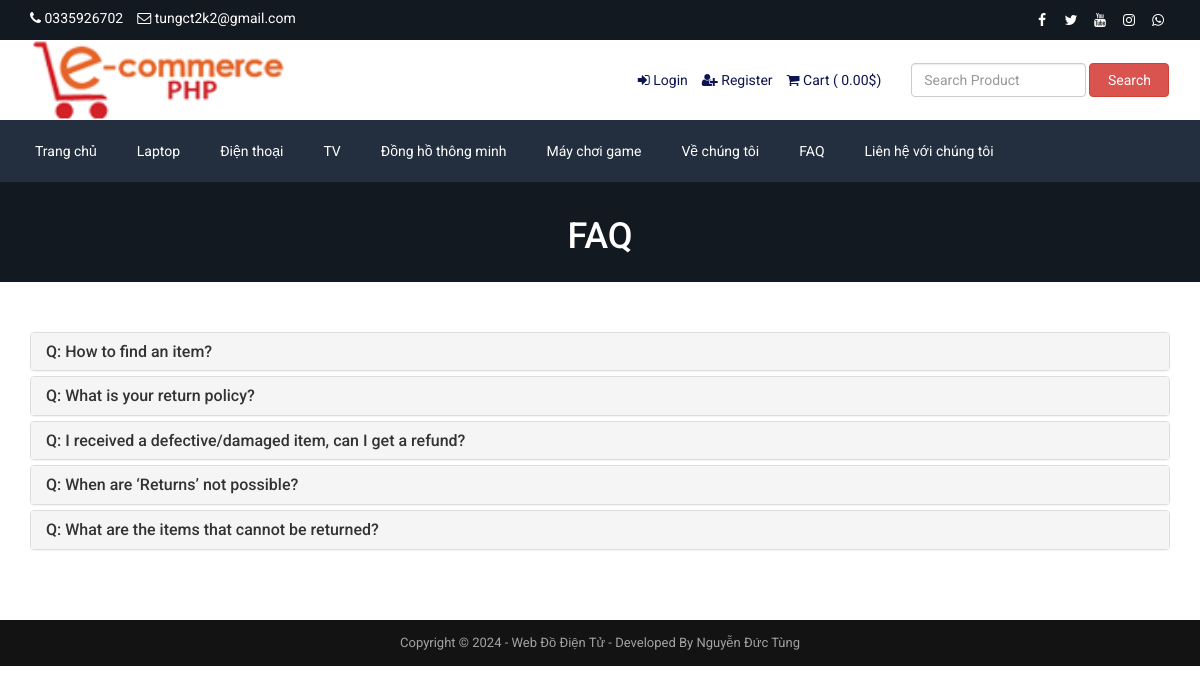
/faq.php (signed in), run on an earlier commit of the app's database.
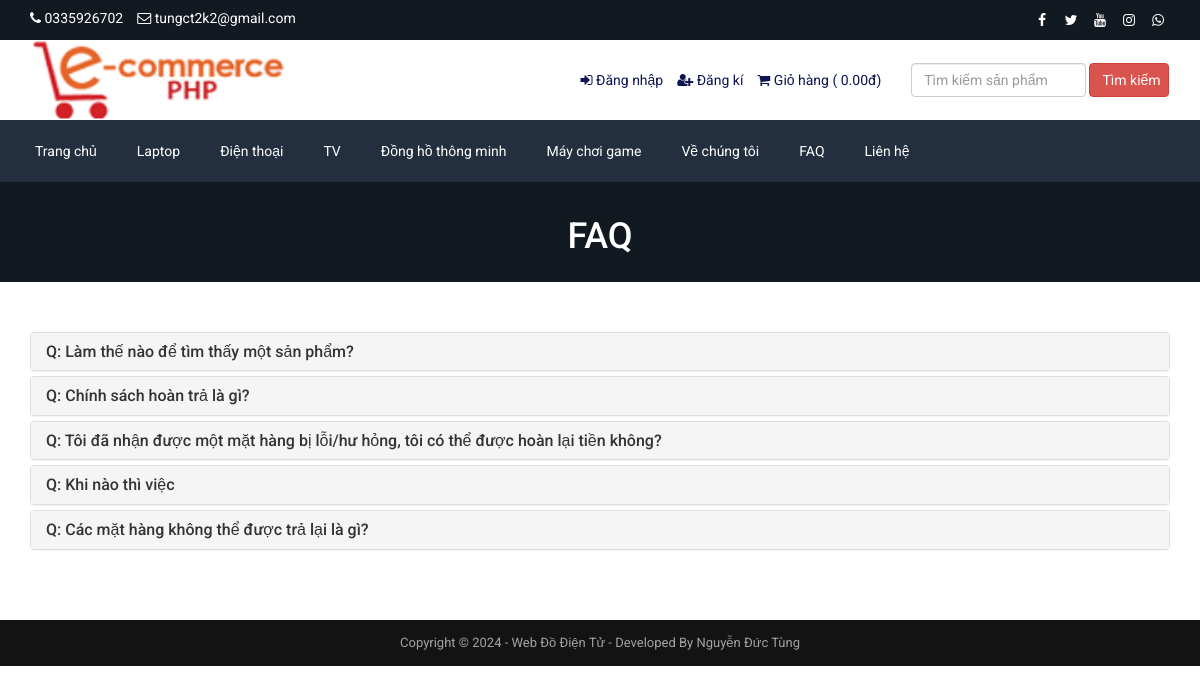
And on a later commit of the database.
### tables this page shows
CREATE TABLE `tbl_settings` (
  `id` int(11) NOT NULL,
  `logo` varchar(255) NOT NULL,
  `favicon` varchar(255) NOT NULL,
  `footer_about` text NOT NULL,
  `footer_copyright` text NOT NULL,
  `contact_address` text NOT NULL,
  `contact_email` varchar(255) NOT NULL,
  `contact_phone` varchar(255) NOT NULL,
  `contact_fax` varchar(255) NOT NULL,
  `contact_map_iframe` text NOT NULL,
  `receive_email` varchar(255) NOT NULL,
  `receive_email_subject` varchar(255) NOT NULL,
  `receive_email_thank_you_message` text NOT NULL,
  `forget_password_message` text NOT NULL,
  `total_recent_post_footer` int(10) NOT NULL,
  `total_popular_post_footer` int(10) NOT NULL,
  `total_recent_post_sidebar` int(11) NOT NULL,
  `total_popular_post_sidebar` int(11) NOT NULL,
  `total_featured_product_home` int(11) NOT NULL,
  `total_latest_product_home` int(11) NOT NULL,
  `total_popular_product_home` int(11) NOT NULL,
  `meta_title_home` text NOT NULL,
  `meta_keyword_home` text NOT NULL,
  `meta_description_home` text NOT NULL,
  `banner_login` varchar(255) NOT NULL,
  `banner_registration` varchar(255) NOT NULL,
  `banner_forget_password` varchar(255) NOT NULL,
  `banner_reset_password` varchar(255) NOT NULL,
  `banner_search` varchar(255) NOT NULL,
  `banner_cart` varchar(255) NOT NULL,
  `banner_checkout` varchar(255) NOT NULL,
  `banner_product_category` varchar(255) NOT NULL,
  `banner_blog` varchar(255) NOT NULL,
  `cta_title` varchar(255) NOT NULL,
  `cta_content` text NOT NULL,
  `cta_read_more_text` varchar(255) NOT NULL,
  `cta_read_more_url` varchar(255) NOT NULL,
  `cta_photo` varchar(255) NOT NULL,
  `featured_product_title` varchar(255) NOT NULL,
  `featured_product_subtitle` varchar(255) NOT NULL,
  `latest_product_title` varchar(255) NOT NULL,
  `latest_product_subtitle` varchar(255) NOT NULL,
  `popular_product_title` varchar(255) NOT NULL,
  `popular_product_subtitle` varchar(255) NOT NULL,
  `testimonial_title` varchar(255) NOT NULL,
  `testimonial_subtitle` varchar(255) NOT NULL,
  `testimonial_photo` varchar(255) NOT NULL,
  `blog_title` varchar(255) NOT NULL,
  `blog_subtitle` varchar(255) NOT NULL,
  `newsletter_text` text NOT NULL,
  `paypal_email` varchar(255) NOT NULL,
  `stripe_public_key` varchar(255) NOT NULL,
  `stripe_secret_key` varchar(255) NOT NULL,
  `bank_detail` text NOT NULL,
  `before_head` text NOT NULL,
  `after_body` text NOT NULL,
  `before_body` text NOT NULL,
  `home_service_on_off` int(11) NOT NULL,
  `home_welcome_on_off` int(11) NOT NULL,
  `home_featured_product_on_off` int(11) NOT NULL,
  `home_latest_product_on_off` int(11) NOT NULL,
  `home_popular_product_on_off` int(11) NOT NULL,
  `home_testimonial_on_off` int(11) NOT NULL,
  `home_blog_on_off` int(11) NOT NULL,
  `newsletter_on_off` int(11) NOT NULL,
  `ads_above_welcome_on_off` int(1) NOT NULL,
  `ads_above_featured_product_on_off` int(1) NOT NULL,
  `ads_above_latest_product_on_off` int(1) NOT NULL,
  `ads_above_popular_product_on_off` int(1) NOT NULL,
  `ads_above_testimonial_on_off` int(1) NOT NULL,
  `ads_category_sidebar_on_off` int(1) NOT NULL
);

CREATE TABLE `tbl_social` (
  `social_id` int(11) NOT NULL,
  `social_name` varchar(30) NOT NULL,
  `social_url` varchar(255) NOT NULL,
  `social_icon` varchar(30) NOT NULL
);

CREATE TABLE `tbl_top_category` (
  `tcat_id` int(11) NOT NULL,
  `tcat_name` varchar(255) NOT NULL,
  `show_on_menu` int(1) NOT NULL
);

CREATE TABLE `tbl_page` (
  `id` int(11) NOT NULL,
  `about_title` varchar(255) NOT NULL,
  `about_content` text NOT NULL,
  `about_banner` varchar(255) NOT NULL,
  `about_meta_title` varchar(255) NOT NULL,
  `about_meta_keyword` text NOT NULL,
  `about_meta_description` text NOT NULL,
  `faq_title` varchar(255) NOT NULL,
  `faq_banner` varchar(255) NOT NULL,
  `faq_meta_title` varchar(255) NOT NULL,
  `faq_meta_keyword` text NOT NULL,
  `faq_meta_description` text NOT NULL,
  `blog_title` varchar(255) NOT NULL,
  `blog_banner` varchar(255) NOT NULL,
  `blog_meta_title` varchar(255) NOT NULL,
  `blog_meta_keyword` text NOT NULL,
  `blog_meta_description` text NOT NULL,
  `contact_title` varchar(255) NOT NULL,
  `contact_banner` varchar(255) NOT NULL,
  `contact_meta_title` varchar(255) NOT NULL,
  `contact_meta_keyword` text NOT NULL,
  `contact_meta_description` text NOT NULL,
  `pgallery_title` varchar(255) NOT NULL,
  `pgallery_banner` varchar(255) NOT NULL,
  `pgallery_meta_title` varchar(255) NOT NULL,
  `pgallery_meta_keyword` text NOT NULL,
  `pgallery_meta_description` text NOT NULL,
  `vgallery_title` varchar(255) NOT NULL,
  `vgallery_banner` varchar(255) NOT NULL,
  `vgallery_meta_title` varchar(255) NOT NULL,
  `vgallery_meta_keyword` text NOT NULL,
  `vgallery_meta_description` text NOT NULL
);

CREATE TABLE `tbl_faq` (
  `faq_id` int(11) NOT NULL,
  `faq_title` varchar(255) NOT NULL,
  `faq_content` text NOT NULL
);

### faq.php (the view, shortened to what this page needs)
<?php require_once('header.php'); ?>
<?php
$statement = $pdo->prepare("SELECT * FROM tbl_page WHERE id=1");
$statement->execute();
$result = $statement->fetchAll(PDO::FETCH_ASSOC);
foreach ($result as $row) {
    $faq_title = $row['faq_title'];
    $faq_banner = $row['faq_banner'];
}
?>
<div class="page-banner" style="background-image: url(assets/uploads/<?php echo $faq_banner; ?>);">
    <div class="inner">
        <h1><?php echo $faq_title; ?></h1>
    </div>
</div>
<div class="page">
    <div class="container">
        <div class="row">
            <div class="col-md-12">
                <div class="panel-group" id="faqAccordion">
                    <?php
                    $statement = $pdo->prepare("SELECT * FROM tbl_faq");
                    $statement->execute();
                    $result = $statement->fetchAll(PDO::FETCH_ASSOC);
                    foreach ($result as $row) {
                        ?>
                        <div class="panel panel-default">
                            <div class="panel-heading accordion-toggle question-toggle collapsed" data-toggle="collapse" data-parent="#faqAccordion" data-target="#question<?php echo $row['faq_id']; ?>">
                                <h4 class="panel-title">
                                    Q: <?php echo $row['faq_title']; ?>
                                </h4>
                            </div>
                        </div>
                        <?php
                    }
                    ?>
                </div>
            </div>
        </div>
    </div>
</div>
<?php require_once('footer.php'); ?>

### header.php (shortened to what this page needs)
<?php
include("admin/inc/config.php");
$statement = $pdo->prepare("SELECT * FROM tbl_settings WHERE id=1");
$statement->execute();
$result = $statement->fetchAll(PDO::FETCH_ASSOC);
foreach ($result as $row)
{
	$logo = $row['logo'];
	$contact_email = $row['contact_email'];
	$contact_phone = $row['contact_phone'];
}
?>
<!DOCTYPE html>
<html lang="en">
<head>
	<link rel="stylesheet" href="assets/css/bootstrap.min.css">
	<link rel="stylesheet" href="assets/css/font-awesome.min.css">
	<link rel="stylesheet" href="assets/css/owl.carousel.min.css">
	<link rel="stylesheet" href="assets/css/owl.theme.default.min.css">
	<link rel="stylesheet" href="assets/css/jquery.bxslider.min.css">
    <link rel="stylesheet" href="assets/css/magnific-popup.css">
    <link rel="stylesheet" href="assets/css/rating.css">
	<link rel="stylesheet" href="assets/css/spacing.css">
	<link rel="stylesheet" href="assets/css/bootstrap-touch-slider.css">
	<link rel="stylesheet" href="assets/css/animate.min.css">
	<link rel="stylesheet" href="assets/css/tree-menu.css">
	<link rel="stylesheet" href="assets/css/select2.min.css">
	<link rel="stylesheet" href="assets/css/main.css">
	<link rel="stylesheet" href="assets/css/responsive.css">
	<?php
	$statement = $pdo->prepare("SELECT * FROM tbl_page WHERE id=1");
	$statement->execute();
	$result = $statement->fetchAll(PDO::FETCH_ASSOC);
		?>
</head>
<body>
<div class="top">
	<div class="container">
		<div class="row">
			<div class="col-md-6 col-sm-6 col-xs-12">
				<div class="left">
					<ul>
						<li><i class="fa fa-phone"></i> <?php echo $contact_phone; ?></li>
						<li><i class="fa fa-envelope-o"></i> <?php echo $contact_email; ?></li>
					</ul>
				</div>
			</div>
			<div class="col-md-6 col-sm-6 col-xs-12">
				<div class="right">
					<ul>
						<?php
						$statement = $pdo->prepare("SELECT * FROM tbl_social");
						$statement->execute();
						$result = $statement->fetchAll(PDO::FETCH_ASSOC);
						foreach ($result as $row) {
							?>
							<?php if($row['social_url'] != ''): ?>
							<li><a href="<?php echo $row['social_url']; ?>"><i class="<?php echo $row['social_icon']; ?>"></i></a></li>
							<?php endif; ?>
							<?php
						}
						?>
					</ul>
				</div>
			</div>
		</div>
	</div>
</div>
<div class="header">
	<div class="container">
		<div class="row inner">
			<div class="col-md-4 logo">
				<a href="index.php"><img src="assets/uploads/<?php echo $logo; ?>" alt="logo image"></a>
			</div>
			<div class="col-md-5 right">
				<ul>
					<?php
					if(isset($_SESSION['customer'])) {
						?>
						<li><i class="fa fa-user"></i> <?php echo LANG_VALUE_13; ?> <?php echo $_SESSION['customer']['cust_name']; ?></li>
						<li><a href="dashboard.php"><i class="fa fa-home"></i> <?php echo LANG_VALUE_89; ?></a></li>
						<?php
					} else {
						?>
						<li><a href="login.php"><i class="fa fa-sign-in"></i> <?php echo LANG_VALUE_9; ?></a></li>
						<li><a href="registration.php"><i class="fa fa-user-plus"></i> <?php echo LANG_VALUE_15; ?></a></li>
						<?php
					}
					?>
					<li><a href="cart.php"><i class="fa fa-shopping-cart"></i> <?php echo LANG_VALUE_18; ?> ( <?php
					if(isset($_SESSION['cart_p_id'])) {
						$table_total_price = 0;
						$i=0;
	                    foreach($_SESSION['cart_p_qty'] as $key => $value)
	                    {
	                        $i++;
	                        $arr_cart_p_qty[$i] = $value;
	                    }                    $i=0;
	                    foreach($_SESSION['cart_p_current_price'] as $key => $value)
	                    {
	                        $i++;
	                        $arr_cart_p_current_price[$i] = $value;
	                    }
	                    for($i=1;$i<=count($arr_cart_p_qty);$i++) {
	                    	$row_total_price = $arr_cart_p_current_price[$i]*$arr_cart_p_qty[$i];
	                        $table_total_price = $table_total_price + $row_total_price;
	                    }
						echo $table_total_price;
					} else {
						echo '0.00';
						echo LANG_VALUE_1;
					}
					?>)</a></li>
				</ul>
			</div>
			<div class="col-md-3 search-area">
				<form class="navbar-form navbar-left" role="search" action="search-result.php" method="get">
					<div class="form-group">
						<input type="text" class="form-control search-top" placeholder="<?php echo LANG_VALUE_2; ?>" name="search_text">
					</div>
					<button type="submit" class="btn btn-danger"><?php echo LANG_VALUE_3; ?></button>
				</form>
			</div>
		</div>
	</div>
</div>
<div class="nav">
	<div class="container">
		<div class="row">
			<div class="col-md-12 pl_0 pr_0">
				<div class="menu-container">
					<div class="menu">
						<ul>
							<li><a href="index.php">Trang chủ</a></li>
							<?php
							$statement = $pdo->prepare("SELECT * FROM tbl_top_category WHERE show_on_menu=1");
							$statement->execute();
							$result = $statement->fetchAll(PDO::FETCH_ASSOC);
							foreach ($result as $row) {
								?>
								<li><a href="product-category.php?id=<?php echo $row['tcat_id']; ?>&type=top-category"><?php echo $row['tcat_name']; ?></a>
								</li>
								<?php
							}
							?>
							<?php
							$statement = $pdo->prepare("SELECT * FROM tbl_page WHERE id=1");
							$statement->execute();
							$result = $statement->fetchAll(PDO::FETCH_ASSOC);
							foreach ($result as $row) {
								$about_title = $row['about_title'];
								$faq_title = $row['faq_title'];
								$contact_title = $row['contact_title'];
							}
							?>
							<li><a href="about.php"><?php echo $about_title; ?></a></li>
							<li><a href="faq.php"><?php echo $faq_title; ?></a></li>
							<li><a href="contact.php"><?php echo $contact_title; ?></a></li>
						</ul>
					</div>
				</div>
			</div>
		</div>
	</div>
</div>

### footer.php (shortened to what this page needs)
<?php
$statement = $pdo->prepare("SELECT * FROM tbl_settings WHERE id=1");
$statement->execute();
$result = $statement->fetchAll(PDO::FETCH_ASSOC);
foreach ($result as $row)
{
	$footer_copyright = $row['footer_copyright'];
}
?>
<div class="footer-bottom">
	<div class="container">
		<div class="row">
			<div class="col-md-12 copyright">
				<?php echo $footer_copyright; ?>
			</div>
		</div>
	</div>
</div>
</body>
</html>

### assets/css/main.css (style rules this page uses)
* { margin: 0; padding: 0; }
body { font-family: "Roboto", sans-serif; font-size: 14px; }
h1, h2, h3, h4, h5, h6 { font-family: "Roboto", sans-serif; }
a { text-decoration: none; }
.top { width: 100%; height: 40px; background: #131921; }
.top .left { float: left; }
.top .left ul { padding-top: 8px; }
.top .left ul li { list-style-type: none; float: left; margin-right: 14px; color: white; }
.top .left ul li i { color: white; }
.top .right { float: right; }
.top .right ul { padding-top: 8px; }
.top .right ul li { list-style-type: none; float: left; margin-left: 5px; }
.top .right ul li a { color: white; width: 24px; height: 24px; line-height: 24px; text-align: center; border-radius: 50%; display: block; transition: all 0.4s ease; }
.header { width: 100%; height: auto; background: #fff; }
.header .inner { height: auto; display: table; }
.header .logo { float: none; display: table-cell; vertical-align: middle; }
.header .logo img { max-width: 100%; height: 80px; }
.header .navbar-form .form-control { width: 300px; }
.header .search-area { float: none; display: table-cell; vertical-align: middle; }
.header .search-area .form-group { width: calc(100% - 84px); }
.header .search-area button { width: 80px; }
.header .search-area form { width: 100%; }
.header .right { float: none; display: table-cell; vertical-align: middle; padding-right: 0; }
.header .right ul { float: right; margin-bottom: 0; }
.header .right ul li { list-style-type: none; float: left; margin-left: 14px; color: #0d1452; }
.header .right ul li a { color: #0d1452; }
.header .navbar-form .search-top { width: 100%; }
.nav { background: #232f3e; }
.menu-container { width: 100%; margin: 0 auto; background: #232f3e; }
.menu-dropdown-icon:before { content: "\f067"; font-family: "FontAwesome"; display: none; cursor: pointer; float: right; padding: 1.5em 2em; background: #fff; color: #333; }
.menu > ul { margin: 0 auto; width: 100%; list-style: none; padding: 0; position: relative; box-sizing: border-box; }
.menu > ul:before, .menu > ul:after { content: ""; display: table; }
.menu > ul:after { clear: both; }
.menu > ul > li { float: left; padding: 0; margin: 0; }
.menu > ul > li a { text-decoration: none; padding: 1.5em 20px; display: block; color: #fff; }
.footer-bottom { width: 100%; height: auto; background: #141314; padding: 14px 0; }
.footer-bottom .copyright { font-size: 13px; color: #a3a3a3; text-align: center; }
.page-banner { width: 100%; height: auto; background-repeat: no-repeat; background-position: center center; -webkit-background-size: cover; background-size: cover; position: relative; padding-top: 15px; padding-bottom: 15px; overflow: hidden; }
.page-banner h1 { color: #fff; text-align: center; z-index: 999; position: relative; }
.page { width: 100%; height: auto; padding-top: 50px; padding-bottom: 50px; }

### assets/css/responsive.css (style rules this page uses)
@media only screen and (min-width: 992px) { .header .inner { width: 100%; } }
@media only screen and (min-width: 992px) { .header .search-area { padding-right: 0; } }
@media only screen and (min-width: 992px) { .header .search-area form { padding-right: 0; } }
@media only screen and (min-width: 992px) { .header .container { padding-right: 0; } }

What changed in the data, as far as the page shows it:
removed tbl_faq: faq_title "How to find an item?"
removed tbl_faq: faq_title "I received a defective/damaged item, can I get a refund?"
removed tbl_faq: faq_title "What are the items that cannot be returned?"
changed tbl_page "FAQ": contact_title "Liên hệ với chúng tôi" → "Liên hệ"
added tbl_faq: faq_title "Làm thế nào để tìm thấy một sản phẩm?"
changed tbl_faq: faq_title "What is your return policy?" → "Chính sách hoàn trả là gì?"
added tbl_faq: faq_title "Tôi đã nhận được một mặt hàng bị lỗi/hư hỏng, tôi có thể được hoàn lại tiền không?"
changed tbl_faq: faq_title "When are ‘Returns’ not possible?" → "Khi nào thì việc"
added tbl_faq: faq_title "Các mặt hàng không thể được trả lại là gì?"
Also different on the page:
LANG_VALUE_9: "Login" → "Đăng nhập"
LANG_VALUE_15: "Register" → "Đăng kí"
LANG_VALUE_18: "Cart" → "Giỏ hàng"
LANG_VALUE_1: "$" → "đ"
form field search_text: "Search Product" → "Tìm kiếm sản phẩm"
LANG_VALUE_3: "Search" → "Tìm kiếm"
